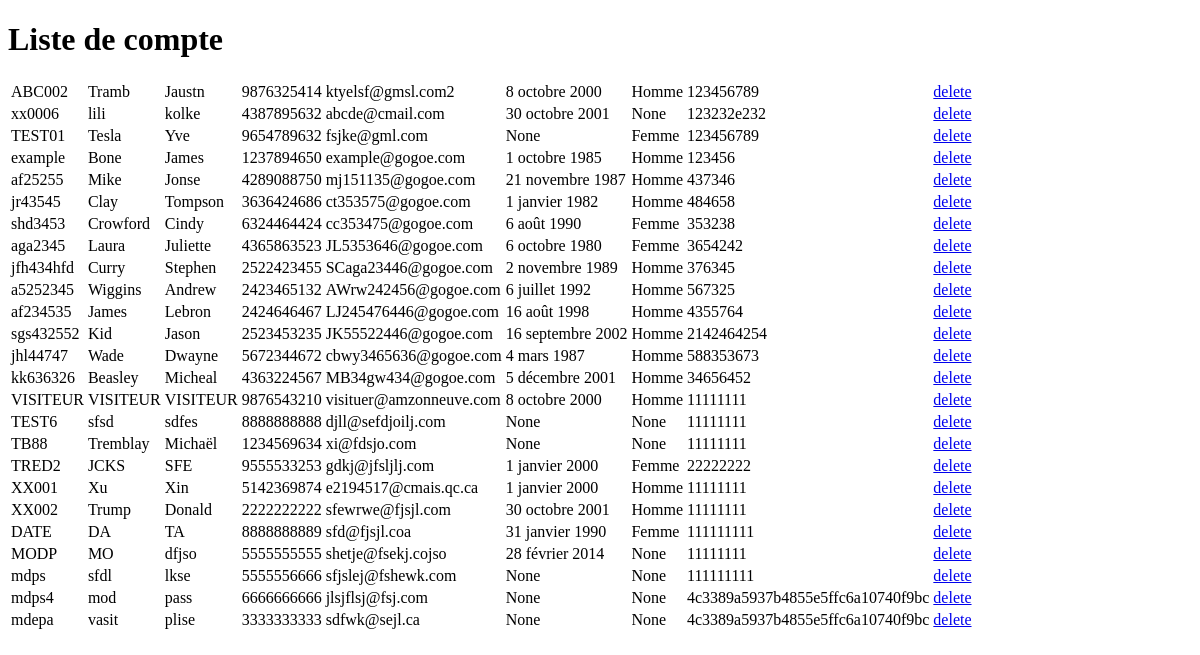
The app's page /compte/liste/, older data.
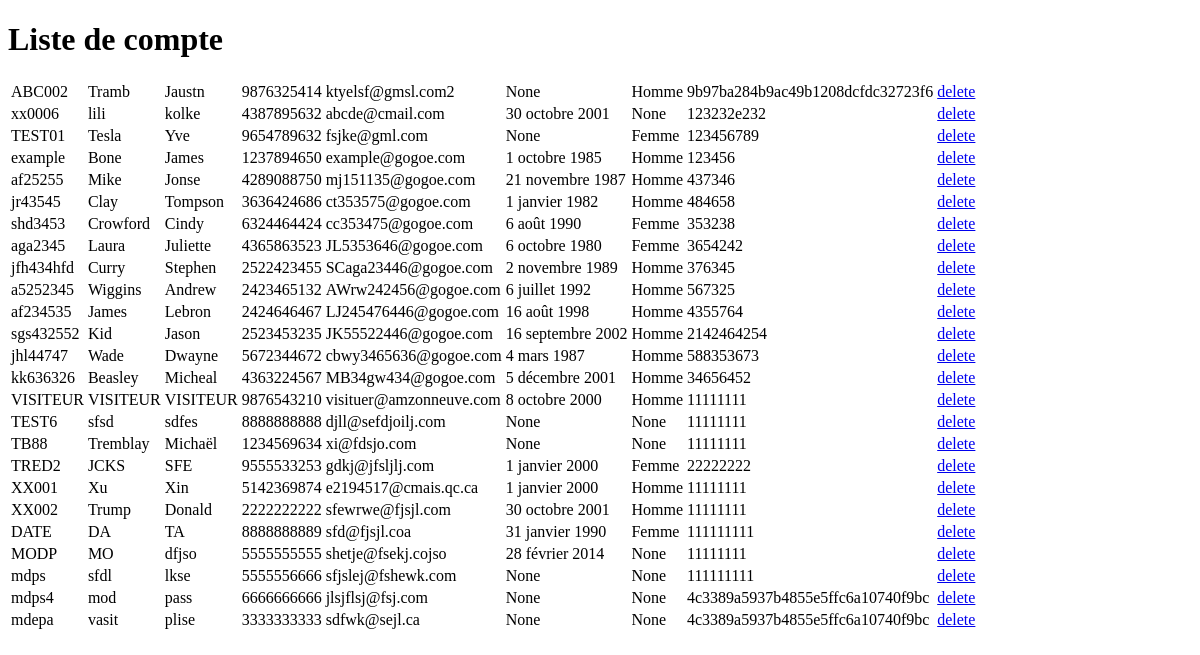
The same page, newer data.
### gestion_vente/models.py (models this page shows, shortened)
class CompteUser(models.Model):
    nomCompte = models.CharField(verbose_name='Nom Compte',max_length=20, unique=True)
    nom = models.CharField(verbose_name='Nom',  max_length=20)
    prenom = models.CharField(verbose_name='Prenom', max_length=20)
    telephone = models.CharField(verbose_name='Telephone', max_length=20)
    courriel = models.EmailField(verbose_name='courriel')
    motDePasse = models.CharField(verbose_name='Mot de passe',  max_length=64)
    dateNaissance = models.DateField(verbose_name='Date de naissance', null=True, blank=True)
    gender_choices = (
        (1, 'Homme'),
        (2, 'Femme'),
    )
    gender = models.SmallIntegerField(verbose_name='Sexe', choices=gender_choices,null=True, blank=True)

### gestion_vente/views.py (the view)
# urls.py: path("compte/liste/", views.compte_liste, name="compte_liste"),
def compte_liste(request):
    liste1 = models.CompteUser.objects.all()
    return render(request, "compte_liste.html", {"liste1":liste1})

### gestion_vente/templates/compte_liste.html (shortened to what this page needs)
<!DOCTYPE html>
<html lang="en">
<head>
</head>
<body>
    <h1>Liste de compte</h1>
    <div>
        <table>
            {% for user in liste1 %}
            <tr>
                <td>{{ user.nomCompte }}</td>
                <td>{{ user.nom }}</td>
                <td>{{ user.prenom }}</td>
                <td>{{ user.telephone }} </td>
                <td>{{ user.courriel }}</td>
                <td>{{ user.dateNaissance }}</td>
                <td>{{ user.get_gender_display }}</td>
                <td>{{ user.motDePasse }}</td>
                <td><a href="/compte/{{ user.id }}/delete">delete</a></td>
            </tr>
            {% endfor %}
        </table>
    </div>
</body>
</html>

Row changes from the older to the newer data that the page shows:
changed CompteUser "ABC002": dateNaissance "8 octobre 2000" → "None"; motDePasse "123456789" → "9b97ba284b9ac49b1208dcfdc32723f6"
